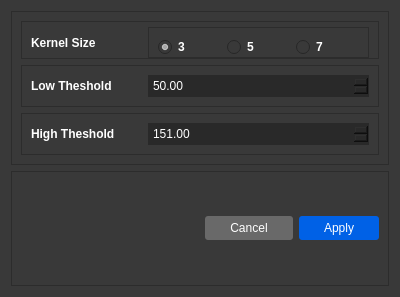
<?xml version="1.0" encoding="UTF-8"?>
<ui version="4.0">
 <class>cannyPopup</class>
 <widget class="QWidget" name="cannyPopup">
  <property name="geometry">
   <rect>
    <x>0</x>
    <y>0</y>
    <width>400</width>
    <height>297</height>
   </rect>
  </property>
  <property name="windowTitle">
   <string>Canny Filter</string>
  </property>
  <property name="windowIcon">
   <iconset resource="../../../res.qrc">
    <normaloff>:/images/ressources/vgath-logo.png</normaloff>:/images/ressources/vgath-logo.png</iconset>
  </property>
  <property name="styleSheet">
   <string notr="true">background-color: rgb(57,57, 57);
</string>
  </property>
  <layout class="QVBoxLayout" name="verticalLayout">
   <item>
    <widget class="QFrame" name="frame_2">
     <property name="frameShape">
      <enum>QFrame::StyledPanel</enum>
     </property>
     <property name="frameShadow">
      <enum>QFrame::Raised</enum>
     </property>
     <layout class="QVBoxLayout" name="verticalLayout_2">
      <item>
       <widget class="QFrame" name="frame_5">
        <property name="frameShape">
         <enum>QFrame::StyledPanel</enum>
        </property>
        <property name="frameShadow">
         <enum>QFrame::Raised</enum>
        </property>
        <layout class="QHBoxLayout" name="horizontalLayout_4" stretch="1,2">
         <property name="topMargin">
          <number>5</number>
         </property>
         <property name="bottomMargin">
          <number>0</number>
         </property>
         <item>
          <widget class="QLabel" name="label_3">
           <property name="styleSheet">
            <string notr="true">color: #FFF;
font-weight: bold;</string>
           </property>
           <property name="text">
            <string>Kernel Size</string>
           </property>
          </widget>
         </item>
         <item>
          <widget class="QFrame" name="frame_6">
           <property name="styleSheet">
            <string notr="true">color: #FFF;
font-weight: bold;</string>
           </property>
           <property name="frameShape">
            <enum>QFrame::StyledPanel</enum>
           </property>
           <property name="frameShadow">
            <enum>QFrame::Raised</enum>
           </property>
           <layout class="QHBoxLayout" name="horizontalLayout_5">
            <property name="bottomMargin">
             <number>0</number>
            </property>
            <item>
             <widget class="QRadioButton" name="Kernel3Radio">
              <property name="text">
               <string>3</string>
              </property>
              <property name="checked">
               <bool>true</bool>
              </property>
             </widget>
            </item>
            <item>
             <widget class="QRadioButton" name="Kernel5Radio">
              <property name="text">
               <string>5</string>
              </property>
             </widget>
            </item>
            <item>
             <widget class="QRadioButton" name="Kernel7Radio">
              <property name="text">
               <string>7</string>
              </property>
             </widget>
            </item>
           </layout>
          </widget>
         </item>
        </layout>
       </widget>
      </item>
      <item>
       <widget class="QFrame" name="frame_3">
        <property name="frameShape">
         <enum>QFrame::StyledPanel</enum>
        </property>
        <property name="frameShadow">
         <enum>QFrame::Raised</enum>
        </property>
        <layout class="QHBoxLayout" name="horizontalLayout_2" stretch="1,2">
         <item>
          <widget class="QLabel" name="label">
           <property name="styleSheet">
            <string notr="true">color: #FFF;
font-weight: bold;</string>
           </property>
           <property name="text">
            <string>Low Theshold</string>
           </property>
          </widget>
         </item>
         <item>
          <widget class="QDoubleSpinBox" name="LowThresholdInput">
           <property name="styleSheet">
            <string notr="true">color: #FFF;
background-color: rgb(41, 41, 41);
border: none;
padding: 3px;
</string>
           </property>
           <property name="maximum">
            <double>254.000000000000000</double>
           </property>
           <property name="value">
            <double>50.000000000000000</double>
           </property>
          </widget>
         </item>
        </layout>
       </widget>
      </item>
      <item>
       <widget class="QFrame" name="frame_4">
        <property name="frameShape">
         <enum>QFrame::StyledPanel</enum>
        </property>
        <property name="frameShadow">
         <enum>QFrame::Raised</enum>
        </property>
        <layout class="QHBoxLayout" name="horizontalLayout_3" stretch="1,2">
         <item>
          <widget class="QLabel" name="label_2">
           <property name="styleSheet">
            <string notr="true">color: #FFF;
font-weight: bold;</string>
           </property>
           <property name="text">
            <string>High Theshold</string>
           </property>
          </widget>
         </item>
         <item>
          <widget class="QDoubleSpinBox" name="HighThresholdInput">
           <property name="styleSheet">
            <string notr="true">color: #FFF;
background-color: rgb(41, 41, 41);
border: none;
padding: 3px;

</string>
           </property>
           <property name="maximum">
            <double>255.000000000000000</double>
           </property>
           <property name="value">
            <double>151.000000000000000</double>
           </property>
          </widget>
         </item>
        </layout>
       </widget>
      </item>
     </layout>
    </widget>
   </item>
   <item>
    <widget class="QFrame" name="frame">
     <property name="frameShape">
      <enum>QFrame::StyledPanel</enum>
     </property>
     <property name="frameShadow">
      <enum>QFrame::Raised</enum>
     </property>
     <layout class="QHBoxLayout" name="horizontalLayout" stretch="0,0,0">
      <item>
       <spacer name="horizontalSpacer">
        <property name="orientation">
         <enum>Qt::Horizontal</enum>
        </property>
        <property name="sizeHint" stdset="0">
         <size>
          <width>40</width>
          <height>20</height>
         </size>
        </property>
       </spacer>
      </item>
      <item>
       <widget class="QPushButton" name="CancelButton">
        <property name="styleSheet">
         <string notr="true">color: #FFF;
background-color: rgb(105, 105, 105);
border-radius: 3px;
border: none;
padding: 5px 25px;
</string>
        </property>
        <property name="text">
         <string>Cancel</string>
        </property>
       </widget>
      </item>
      <item>
       <widget class="QPushButton" name="ApplyButton">
        <property name="styleSheet">
         <string notr="true">background-color: rgb(0, 97, 230);
color: white;
border-radius: 3px;
border: none;
padding: 5px 25px;
</string>
        </property>
        <property name="text">
         <string>Apply</string>
        </property>
       </widget>
      </item>
     </layout>
    </widget>
   </item>
  </layout>
 </widget>
 <resources>
  <include location="../../../res.qrc"/>
 </resources>
 <connections/>
</ui>
